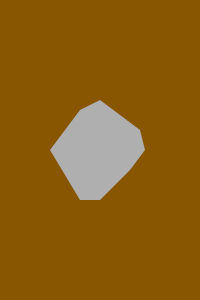
Frame 1 (no input)
Frame 60 (no input): identical to frame 1, image omitted
Frame 120 (the mouse pressed at the canvas centre since frame 60): identical to frame 1, image omitted

The p5.js sketch that drew this single still picture (run headless with seeded random() and noise() and a simulated clock; from frame 60 on, the mouse is pressed at the canvas centre):

// p5.js sketch
// ── sketch.js
function setup() {
      createCanvas(200, 300);
      noStroke();
    }

    function draw() {
      background(136, 86, 0);

//Steinn úr eldfjalli
      beginShape();
      fill(175,175,175);
      vertex(50,150);
      vertex(80,110);
      vertex(100,100);
      vertex(140,130);
      vertex(145, 150);
      vertex(130,170);
      vertex(100,200);
      vertex(80,200);
      endShape();
    }
